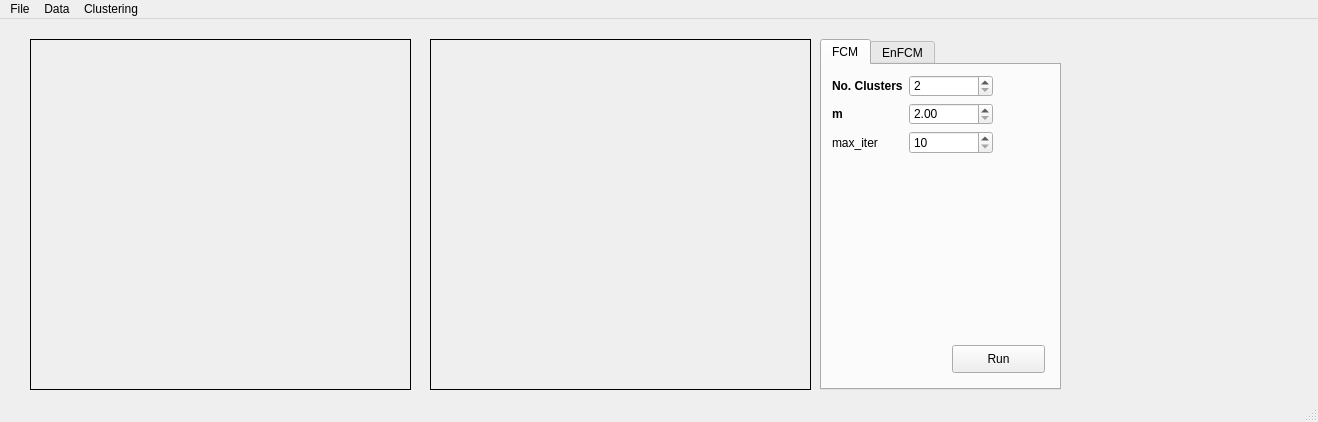
<?xml version="1.0" encoding="UTF-8"?>
<ui version="4.0">
 <class>MainWindow</class>
 <widget class="QMainWindow" name="MainWindow">
  <property name="geometry">
   <rect>
    <x>0</x>
    <y>0</y>
    <width>1318</width>
    <height>422</height>
   </rect>
  </property>
  <property name="windowTitle">
   <string>MainWindow</string>
  </property>
  <widget class="QWidget" name="centralwidget">
   <widget class="QLabel" name="pictureBox1">
    <property name="geometry">
     <rect>
      <x>30</x>
      <y>20</y>
      <width>381</width>
      <height>351</height>
     </rect>
    </property>
    <property name="frameShape">
     <enum>QFrame::Box</enum>
    </property>
    <property name="frameShadow">
     <enum>QFrame::Plain</enum>
    </property>
    <property name="text">
     <string/>
    </property>
    <property name="scaledContents">
     <bool>true</bool>
    </property>
   </widget>
   <widget class="QLabel" name="pictureBox2">
    <property name="geometry">
     <rect>
      <x>430</x>
      <y>20</y>
      <width>381</width>
      <height>351</height>
     </rect>
    </property>
    <property name="frameShape">
     <enum>QFrame::Box</enum>
    </property>
    <property name="text">
     <string/>
    </property>
    <property name="scaledContents">
     <bool>true</bool>
    </property>
   </widget>
   <widget class="QTabWidget" name="tabFCM">
    <property name="geometry">
     <rect>
      <x>820</x>
      <y>20</y>
      <width>241</width>
      <height>351</height>
     </rect>
    </property>
    <property name="currentIndex">
     <number>0</number>
    </property>
    <widget class="QWidget" name="tab">
     <attribute name="title">
      <string>FCM</string>
     </attribute>
     <widget class="QWidget" name="formLayoutWidget">
      <property name="geometry">
       <rect>
        <x>10</x>
        <y>10</y>
        <width>161</width>
        <height>79</height>
       </rect>
      </property>
      <layout class="QFormLayout" name="formLayout">
       <item row="0" column="0">
        <widget class="QLabel" name="label">
         <property name="font">
          <font>
           <family>Arial</family>
           <weight>75</weight>
           <bold>true</bold>
          </font>
         </property>
         <property name="text">
          <string>No. Clusters</string>
         </property>
        </widget>
       </item>
       <item row="0" column="1">
        <widget class="QSpinBox" name="spinBoxFCM_cluster">
         <property name="minimum">
          <number>2</number>
         </property>
         <property name="maximum">
          <number>10</number>
         </property>
         <property name="singleStep">
          <number>1</number>
         </property>
         <property name="value">
          <number>2</number>
         </property>
         <property name="displayIntegerBase">
          <number>10</number>
         </property>
        </widget>
       </item>
       <item row="1" column="0">
        <widget class="QLabel" name="label_3">
         <property name="font">
          <font>
           <family>Arial</family>
           <weight>75</weight>
           <bold>true</bold>
          </font>
         </property>
         <property name="text">
          <string>m</string>
         </property>
        </widget>
       </item>
       <item row="1" column="1">
        <widget class="QDoubleSpinBox" name="doubleSpinBoxFCM_m">
         <property name="minimum">
          <double>2.000000000000000</double>
         </property>
        </widget>
       </item>
       <item row="2" column="1">
        <widget class="QSpinBox" name="spinBoxFCM_max_iter">
         <property name="minimum">
          <number>10</number>
         </property>
         <property name="maximum">
          <number>1000</number>
         </property>
         <property name="singleStep">
          <number>10</number>
         </property>
        </widget>
       </item>
       <item row="2" column="0">
        <widget class="QLabel" name="label_7">
         <property name="text">
          <string>max_iter</string>
         </property>
        </widget>
       </item>
      </layout>
     </widget>
     <widget class="QPushButton" name="runFCM">
      <property name="geometry">
       <rect>
        <x>130</x>
        <y>280</y>
        <width>93</width>
        <height>28</height>
       </rect>
      </property>
      <property name="text">
       <string>Run</string>
      </property>
     </widget>
    </widget>
    <widget class="QWidget" name="tab_2">
     <attribute name="title">
      <string>EnFCM</string>
     </attribute>
     <widget class="QWidget" name="formLayoutWidget_2">
      <property name="geometry">
       <rect>
        <x>10</x>
        <y>10</y>
        <width>161</width>
        <height>121</height>
       </rect>
      </property>
      <layout class="QFormLayout" name="formLayout_2">
       <item row="0" column="0">
        <widget class="QLabel" name="label_2">
         <property name="font">
          <font>
           <family>Arial</family>
           <weight>75</weight>
           <bold>true</bold>
          </font>
         </property>
         <property name="text">
          <string>No. Clusters</string>
         </property>
        </widget>
       </item>
       <item row="0" column="1">
        <widget class="QSpinBox" name="spinBoxEnFCM_cluster">
         <property name="minimum">
          <number>2</number>
         </property>
        </widget>
       </item>
       <item row="2" column="0">
        <widget class="QLabel" name="label_5">
         <property name="font">
          <font>
           <family>Arial</family>
           <weight>75</weight>
           <bold>true</bold>
          </font>
         </property>
         <property name="text">
          <string>window size</string>
         </property>
        </widget>
       </item>
       <item row="1" column="0">
        <widget class="QLabel" name="label_4">
         <property name="font">
          <font>
           <family>Arial</family>
           <weight>75</weight>
           <bold>true</bold>
          </font>
         </property>
         <property name="text">
          <string>m</string>
         </property>
        </widget>
       </item>
       <item row="1" column="1">
        <widget class="QDoubleSpinBox" name="doubleSpinBoxEnFCM_m">
         <property name="decimals">
          <number>2</number>
         </property>
         <property name="minimum">
          <double>2.000000000000000</double>
         </property>
         <property name="value">
          <double>2.000000000000000</double>
         </property>
        </widget>
       </item>
       <item row="3" column="0">
        <widget class="QLabel" name="label_6">
         <property name="font">
          <font>
           <family>Arial</family>
           <weight>75</weight>
           <bold>true</bold>
          </font>
         </property>
         <property name="text">
          <string>alpha</string>
         </property>
        </widget>
       </item>
       <item row="2" column="1">
        <widget class="QSpinBox" name="spinBoxEnFCM_window">
         <property name="minimum">
          <number>3</number>
         </property>
         <property name="singleStep">
          <number>2</number>
         </property>
        </widget>
       </item>
       <item row="3" column="1">
        <widget class="QDoubleSpinBox" name="doubleSpinBoxEnFCM_alpha">
         <property name="singleStep">
          <double>0.100000000000000</double>
         </property>
         <property name="value">
          <double>0.500000000000000</double>
         </property>
        </widget>
       </item>
      </layout>
     </widget>
     <widget class="QPushButton" name="runEnFCM">
      <property name="geometry">
       <rect>
        <x>130</x>
        <y>280</y>
        <width>93</width>
        <height>28</height>
       </rect>
      </property>
      <property name="text">
       <string>Run</string>
      </property>
     </widget>
    </widget>
   </widget>
  </widget>
  <widget class="QMenuBar" name="menubar">
   <property name="geometry">
    <rect>
     <x>0</x>
     <y>0</y>
     <width>1318</width>
     <height>26</height>
    </rect>
   </property>
   <widget class="QMenu" name="menuFile">
    <property name="title">
     <string>File</string>
    </property>
    <addaction name="actionOpen"/>
    <addaction name="actionSave"/>
    <addaction name="actionExit"/>
   </widget>
   <widget class="QMenu" name="menuData">
    <property name="title">
     <string>Data</string>
    </property>
    <addaction name="actionPlot"/>
   </widget>
   <widget class="QMenu" name="menuK_means">
    <property name="title">
     <string>Clustering</string>
    </property>
    <addaction name="actionOriginal"/>
    <addaction name="actionAutoencoder"/>
   </widget>
   <addaction name="menuFile"/>
   <addaction name="menuData"/>
   <addaction name="menuK_means"/>
  </widget>
  <widget class="QStatusBar" name="statusbar"/>
  <action name="actionOpen">
   <property name="text">
    <string>Open</string>
   </property>
  </action>
  <action name="actionSave">
   <property name="text">
    <string>Save</string>
   </property>
  </action>
  <action name="actionExit">
   <property name="text">
    <string>Exit</string>
   </property>
  </action>
  <action name="actionK_means">
   <property name="text">
    <string>K-means</string>
   </property>
  </action>
  <action name="actionSFFCM">
   <property name="text">
    <string>SFFCM</string>
   </property>
  </action>
  <action name="actionNC05">
   <property name="text">
    <string>NC05</string>
   </property>
  </action>
  <action name="actionFCM">
   <property name="text">
    <string>FCM</string>
   </property>
  </action>
  <action name="actionEnFCM">
   <property name="text">
    <string>EnFCM</string>
   </property>
  </action>
  <action name="actionFCM_S1">
   <property name="text">
    <string>FCM_S1</string>
   </property>
  </action>
  <action name="actionPlot">
   <property name="text">
    <string>Plot</string>
   </property>
  </action>
  <action name="actionOriginal">
   <property name="text">
    <string>Color Image (K-means, FCM)</string>
   </property>
  </action>
  <action name="actionAutoencoder">
   <property name="text">
    <string>Autoencoder</string>
   </property>
  </action>
 </widget>
 <resources/>
 <connections/>
</ui>
